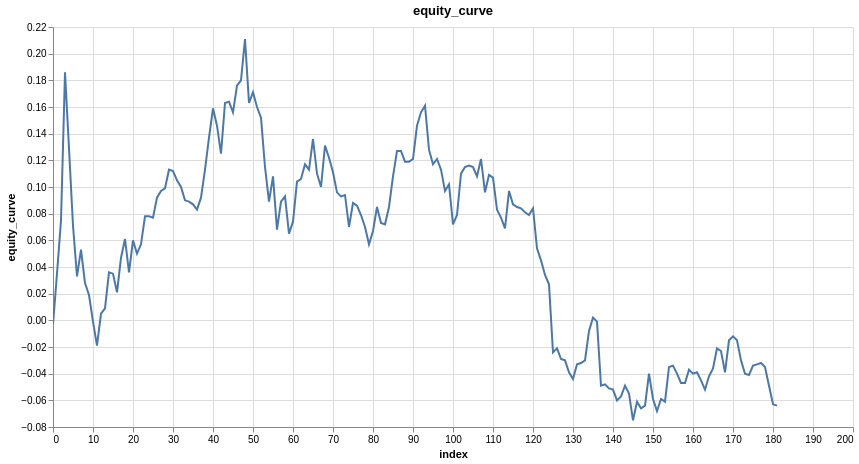

Write notebook code for a chart like this one.
### Code cell
features = ['close_log_return_lag_2']
model = LinearModel(len(features))
model_trades = research.learn_model_trades(ts, features, target, model, no_epochs=200, loss=nn.L1Loss())

research.plot_column(model_trades, 'equity_curve')

# mostly positive, only some negative, more stable, which is good. But there is a big drawdown in the middle, which could be dangerous if we 
# are using a lot of leverage, like 20x. Small amout of leverage, this would suffice, so it really depends on the amount of risk you are 
# willing to tolerate. But for our purposes, we will use this to build our strategy. We will also explore if we might get liquidated if we use
# say, 8x leverage, or 10x, etc. One thing we haven't taken into account is transactions fees, we will look at that next

### Figure 1 — Vega specification as saved in the notebook (floating-point values rounded to 4 significant figures; data arrays with more than 128 entries replaced by an {"elided": "..."} marker saying what was removed)
{"$schema": "https://vega.github.io/schema/vega/v6.json", "data": [{"name": "param_1e9efca18e7a2868_store"}, {"name": "source_0", "values": {"elided": "182 records"}}, {"name": "source_0_x_domain_index", "values": [{"min": 0, "max": 181}]}, {"name": "source_0_y_domain_equity_curve", "values": [{"min": -0.075, "max": 0.211}]}], "signals": [{"name": "unit", "value": {}, "on": [{"events": "pointermove", "update": "isTuple(group()) ? group() : unit"}]}, {"name": "param_1e9efca18e7a2868", "update": "vlSelectionResolve(\"param_1e9efca18e7a2868_store\", \"union\")"}, {"name": "param_1e9efca18e7a2868_index", "on": [{"events": [{"source": "view", "type": "dblclick"}], "update": "null"}, {"events": {"signal": "param_1e9efca18e7a2868_translate_delta"}, "update": "panLinear(param_1e9efca18e7a2868_translate_anchor.extent_x, -param_1e9efca18e7a2868_translate_delta.x / width)"}, {"events": {"signal": "param_1e9efca18e7a2868_zoom_delta"}, "update": "zoomLinear(domain(\"x\"), param_1e9efca18e7a2868_zoom_anchor.x, param_1e9efca18e7a2868_zoom_delta)"}]}, {"name": "param_1e9efca18e7a2868_equity_curve", "on": [{"events": [{"source": "view", "type": "dblclick"}], "update": "null"}, {"events": {"signal": "param_1e9efca18e7a2868_translate_delta"}, "update": "panLinear(param_1e9efca18e7a2868_translate_anchor.extent_y, param_1e9efca18e7a2868_translate_delta.y / height)"}, {"events": {"signal": "param_1e9efca18e7a2868_zoom_delta"}, "update": "zoomLinear(domain(\"y\"), param_1e9efca18e7a2868_zoom_anchor.y, param_1e9efca18e7a2868_zoom_delta)"}]}, {"name": "param_1e9efca18e7a2868_tuple", "on": [{"events": [{"signal": "param_1e9efca18e7a2868_index || param_1e9efca18e7a2868_equity_curve"}], "update": "param_1e9efca18e7a2868_index && param_1e9efca18e7a2868_equity_curve ? {unit: \"\", fields: param_1e9efca18e7a2868_tuple_fields, values: [param_1e9efca18e7a2868_index,param_1e9efca18e7a2868_equity_curve]} : null"}]}, {"name": "param_1e9efca18e7a2868_tuple_fields", "value": [{"field": "index", "channel": "x", "type": "R"}, {"field": "equity_curve", "channel": "y", "type": "R"}]}, {"name": "param_1e9efca18e7a2868_translate_anchor", "value": {}, "on": [{"events": [{"source": "scope", "type": "pointerdown"}], "update": "{x: x(unit), y: y(unit), extent_x: domain(\"x\"), extent_y: domain(\"y\")}"}]}, {"name": "param_1e9efca18e7a2868_translate_delta", "value": {}, "on": [{"events": [{"source": "window", "between": [{"source": "scope", "type": "pointerdown"}, {"source": "window", "type": "pointerup"}], "type": "pointermove", "consume": true}], "update": "{x: param_1e9efca18e7a2868_translate_anchor.x - x(unit), y: param_1e9efca18e7a2868_translate_anchor.y - y(unit)}"}]}, {"name": "param_1e9efca18e7a2868_zoom_anchor", "on": [{"events": [{"source": "scope", "consume": true, "type": "wheel"}], "update": "{x: invert(\"x\", x(unit)), y: invert(\"y\", y(unit))}"}]}, {"name": "param_1e9efca18e7a2868_zoom_delta", "on": [{"events": [{"source": "scope", "type": "wheel", "consume": true}], "update": "pow(1.001, event.deltaY * pow(16, event.deltaMode))", "force": true}]}, {"name": "param_1e9efca18e7a2868_modify", "on": [{"events": {"signal": "param_1e9efca18e7a2868_tuple"}, "update": "modify(\"param_1e9efca18e7a2868_store\", param_1e9efca18e7a2868_tuple, true)"}]}], "marks": [{"type": "line", "name": "marks", "from": {"data": "source_0"}, "sort": {"field": "x"}, "encode": {"update": {"stroke": {"value": "#4c78a8"}, "y": {"field": "equity_curve", "scale": "y"}, "defined": {"signal": "isValid(datum[\"index\"]) && isFinite(+datum[\"index\"]) && isValid(datum[\"equity_curve\"]) && isFinite(+datum[\"equity_curve\"])"}, "x": {"field": "index", "scale": "x"}, "tooltip": {"signal": "{\"index\": format(datum[\"index\"], \"\"), \"equity_curve\": format(datum[\"equity_curve\"], \"\")}"}}}, "interactive": true, "clip": true, "style": ["line"]}], "scales": [{"name": "x", "type": "linear", "domain": [{"signal": "(data(\"source_0_x_domain_index\")[0] || {}).min"}, {"signal": "(data(\"source_0_x_domain_index\")[0] || {}).max"}], "range": [0, {"signal": "width"}], "domainRaw": {"signal": "param_1e9efca18e7a2868[\"index\"]"}, "zero": false, "nice": true}, {"name": "y", "type": "linear", "domain": [{"signal": "(data(\"source_0_y_domain_equity_curve\")[0] || {}).min"}, {"signal": "(data(\"source_0_y_domain_equity_curve\")[0] || {}).max"}], "range": [{"signal": "height"}, 0], "domainRaw": {"signal": "param_1e9efca18e7a2868[\"equity_curve\"]"}, "zero": true, "nice": true}], "axes": [{"scale": "x", "zindex": 0, "maxExtent": 0, "orient": "bottom", "tickCount": {"signal": "ceil(width/40)"}, "gridScale": "y", "grid": true, "domain": false, "labels": false, "aria": false, "minExtent": 0, "ticks": false}, {"scale": "y", "grid": true, "tickCount": {"signal": "ceil(height/40)"}, "aria": false, "domain": false, "labels": false, "zindex": 0, "ticks": false, "orient": "left", "maxExtent": 0, "minExtent": 0, "gridScale": "x"}, {"scale": "x", "zindex": 0, "orient": "bottom", "labelOverlap": true, "grid": false, "labelFlush": true, "tickCount": {"signal": "ceil(width/40)"}, "title": "index"}, {"scale": "y", "orient": "left", "tickCount": {"signal": "ceil(height/40)"}, "grid": false, "title": "equity_curve", "labelOverlap": true, "zindex": 0}], "title": {"text": "equity_curve", "frame": "group"}, "padding": 5, "style": "cell", "background": "white", "width": 800, "height": 400}
